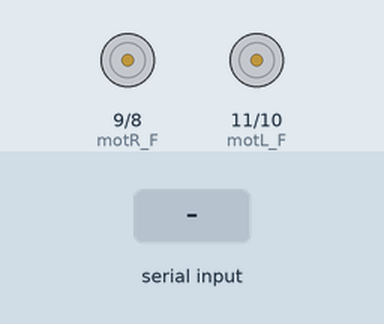
The sketch below on a simulated Arduino Uno, built with avr-gcc and run on an emulated ATmega328P. Parts: motor-driver pin pairs drawn as motors (green arrow = first pin HIGH = forward, orange = second pin HIGH = backward, longer = more drive). Inputs (shaded band) come from the test bench.

Above: at 1.2 s.
1.3 s: "W" received over Serial
At 2.5 s:
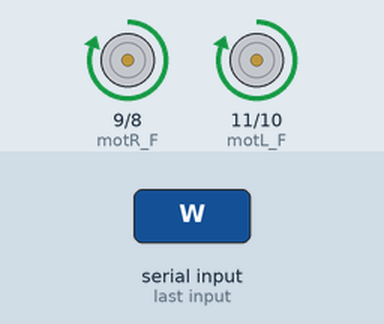
2.8 s: "S" received over Serial
At 3.6 s:
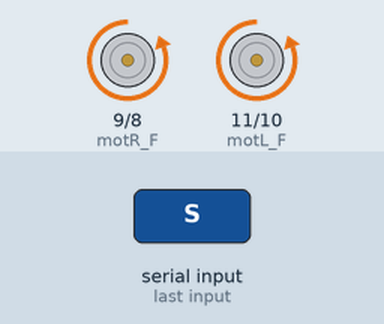
4.3 s: "D" received over Serial
At 4.7 s:
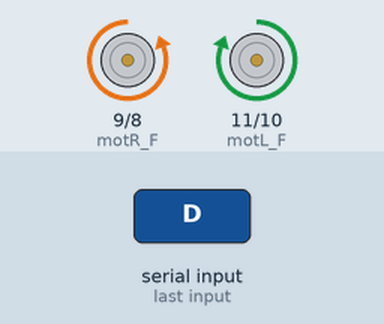
5.8 s: "A" received over Serial
At 7.0 s:
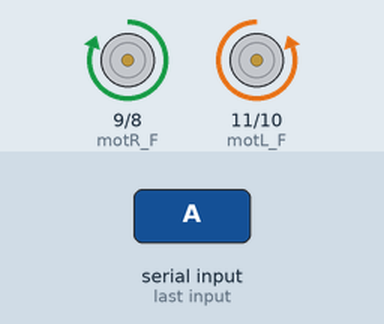
7.3 s: "X" received over Serial
At 8.2 s:
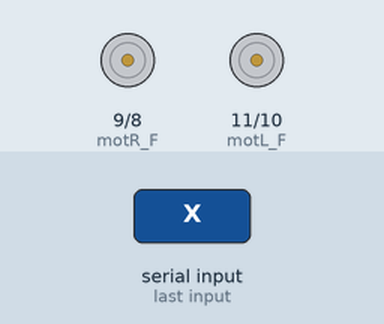
Timing chart, 0 to 9.8 s (numbered marks = the images above; inputs shaded):
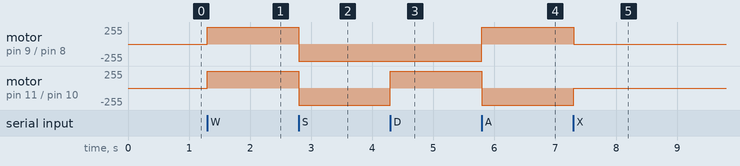

The sketch:

arduino.ino
```cpp
//your pin definitions
char fromPi;
int motR_B=8;
int motR_F=9;
int motL_B=10;
int motL_F=11;
int trig = 5;
int echo = 6;
float time;
float dist;
void setup()
{
  pinMode(motR_F, OUTPUT);
  pinMode(motR_B, OUTPUT);
  pinMode(motL_F, OUTPUT);
  pinMode(motL_B, OUTPUT);
  pinMode(echo, INPUT);
  pinMode(trig, OUTPUT);
  digitalWrite(motR_F, LOW);
  digitalWrite(motR_B, LOW);
  digitalWrite(motL_B, LOW);
  digitalWrite(motL_F, LOW);
  Serial.begin(9600);
}

void left() {
  digitalWrite(motR_F, HIGH);
  digitalWrite(motR_B, LOW);
  digitalWrite(motL_B, HIGH);
  digitalWrite(motL_F, LOW);
}

void right() {
  digitalWrite(motR_B, HIGH);
  digitalWrite(motR_F, LOW);
  digitalWrite(motL_F, HIGH);
  digitalWrite(motL_B, LOW);
}
void forward() {
  digitalWrite(motR_F, HIGH);
  digitalWrite(motR_B, LOW);
  digitalWrite(motL_F, HIGH);
  digitalWrite(motL_B, LOW);
}

void backward() {
  digitalWrite(motR_F, LOW);
  digitalWrite(motR_B, HIGH);
  digitalWrite(motL_F, LOW);
  digitalWrite(motL_B, HIGH);
}
void stopmotors(){
  digitalWrite(motR_F, LOW);
  digitalWrite(motR_B, LOW);
  digitalWrite(motL_F, LOW);
  digitalWrite(motL_B, LOW);
}
void loop() {
  float totalDistance=0.0;
  if (Serial.available() > 0) {
    fromPi = Serial.read();
    if  (fromPi == 'T') {
      for (int i = 0; i < 100; ++i) {
        digitalWrite(trig, HIGH);
        delayMicroseconds(10);
        digitalWrite(trig, LOW);
        time = pulseIn(echo, HIGH);
        dist = 0.017 * time;
        totalDistance += dist;
      }
      float avgdist=totalDistance/100;
      if (avgdist<400)
        Serial.println(avgdist);
    }
    else if  (fromPi == 'W') {
      forward();
    }
    else if (fromPi== 'S') {
      backward();
    }
    else if (fromPi== 'D') {
      right();
    }
    else if (fromPi== 'A') {
      left();
    }
    else if (fromPi== 'X') {
      stopmotors();
    }
    else{
      stopmotors();
    }
  }
  Serial.flush();
}
```

Measured:
- after the input at 1.3 s, motor on pin 9 (motR_F) / pin 8 (motR_B), motor on pin 11 (motL_F) / pin 10 (motL_B): stopped → forward 255/255 at once
- after the input at 2.8 s, motor on pin 9 (motR_F) / pin 8 (motR_B), motor on pin 11 (motL_F) / pin 10 (motL_B): forward 255/255 → backward 255/255 at once
- after the input at 4.3 s, motor on pin 11 (motL_F) / pin 10 (motL_B): backward 255/255 → forward 255/255 at once
- after the input at 5.8 s, motor on pin 9 (motR_F) / pin 8 (motR_B): backward 255/255 → forward 255/255 at once; motor on pin 11 (motL_F) / pin 10 (motL_B): forward 255/255 → backward 255/255 at once
- after the input at 7.3 s, motor on pin 9 (motR_F) / pin 8 (motR_B): forward 255/255 → stopped at once; motor on pin 11 (motL_F) / pin 10 (motL_B): backward 255/255 → stopped at once
